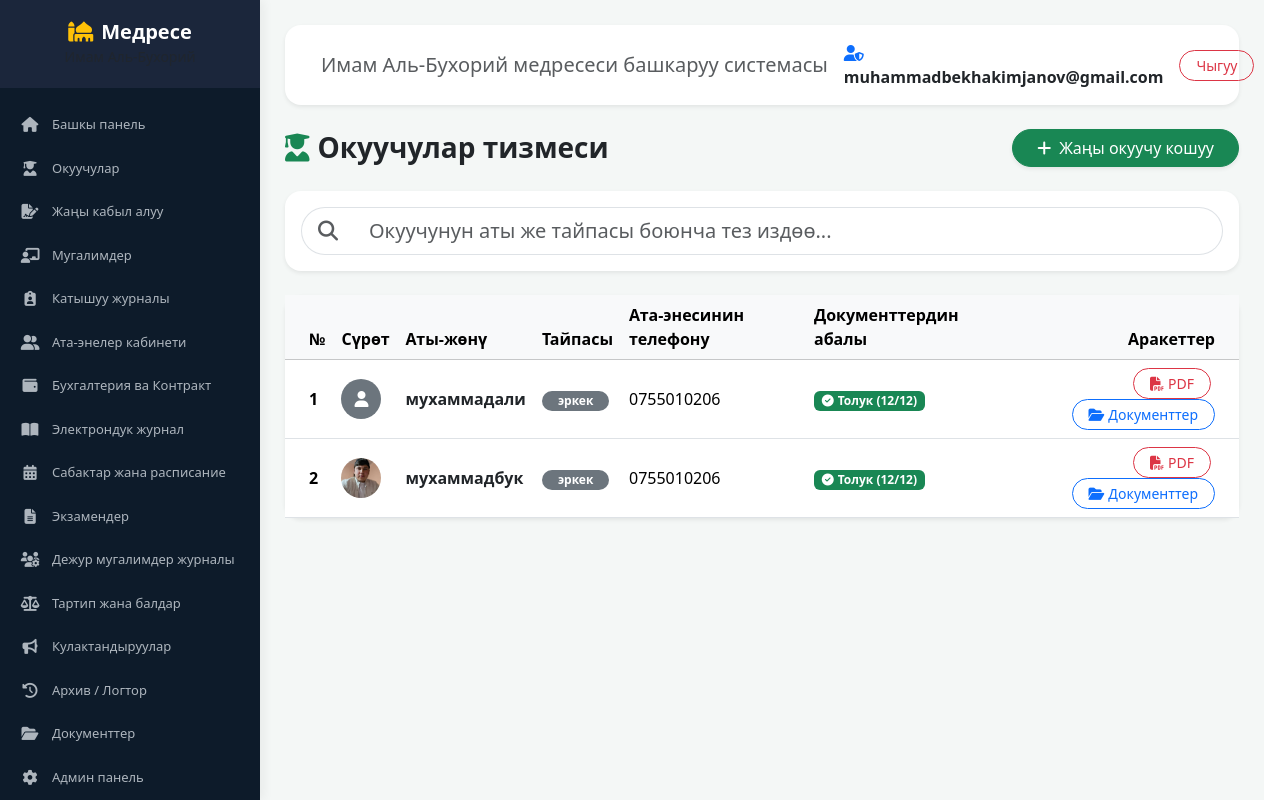
The page /students/ (signed in) on the database its author committed.
### madrasah/accounts/models.py (models this page shows)
class User(AbstractUser):
    middle_name = models.CharField(max_length=150, blank=True, null=True, verbose_name="Атасынын аты")
    phone = models.CharField(max_length=20, blank=True, null=True, verbose_name="Телефон номери")
    role = models.CharField(
        max_length=20,
        choices=[('student', 'Окуучу'), ('teacher', 'Мугалим'), ('admin', 'Админ')],
        default='student',
        verbose_name="Ролу"
    )

### madrasah/core/models.py (models this page shows, shortened)
class Student(models.Model):
    photo = models.ImageField(
        upload_to='students/', blank=True, null=True, verbose_name='Сүрөтү'
    )
    name = models.CharField(max_length=100, verbose_name='Аты-жөнү')
    group = models.CharField(max_length=50, verbose_name='Тайпасы')
    birth_date = models.DateField(
        null=True, blank=True, verbose_name='Туулган күнү'
    )
    phone = models.CharField(max_length=20, blank=True, verbose_name='Телефон номери')
    contract_amount = models.DecimalField(
        max_digits=10, decimal_places=2, default=0.00, verbose_name='Контракт суммасы'
    )
    doc_1_application = models.BooleanField(default=False, verbose_name='1. Мүдүрдүн атына арыз')
    doc_2_passport = models.BooleanField(default=False, verbose_name='2. Паспорт же туулгандыгы тууралуу күбөлүк')
    doc_3_certificate = models.BooleanField(default=False, verbose_name='3. 9-классты бүтүргөндүгү күбөлүк/аттестат/диплом')
    doc_4_reference = models.BooleanField(default=False, verbose_name='4. Акыркы окуган/иштеген жеринен мүнөздөмө')
    doc_5_military = models.BooleanField(default=False, verbose_name='5. Аскердик каттоо күбөлүгү же приписной')
    doc_6_juvenile = models.BooleanField(default=False, verbose_name='6. ИИБдө ИЖИ каттоодо турбайт деген маалымат')
    doc_7_no_criminal = models.BooleanField(default=False, verbose_name='7. Соттолгон эмес деген маалымат')
    doc_8_photos = models.BooleanField(default=False, verbose_name='8. 3x4 өлчөмүндөгү сүрөт (6 даана)')
    doc_9_exam_sheet = models.BooleanField(default=False, verbose_name='9. Кабыл алуу сынагынын ведомосту')
    doc_10_contract = models.BooleanField(default=False, verbose_name='10. Келишим')
    doc_11_parent_passport = models.BooleanField(default=False, verbose_name='11. Ата-энесинин паспортунан көчүрмө')
    doc_12_residence = models.BooleanField(default=False, verbose_name='12. Жашаган жеринен маалымат')
    @property
    def is_documents_complete(self):
        docs = [
            self.doc_1_application, self.doc_2_passport, self.doc_3_certificate,
            self.doc_4_reference, self.doc_5_military, self.doc_6_juvenile,
            self.doc_7_no_criminal, self.doc_8_photos, self.doc_9_exam_sheet,
            self.doc_10_contract, self.doc_11_parent_passport, self.doc_12_residence
        ]
        return all(docs)
    class Meta:
        verbose_name = 'Студент'
        verbose_name_plural = 'Студенттер'

### madrasah/core/views.py (the view, shortened to what this page needs)
# urls.py: path('students/', views.students_list_view, name='students_list'),
@login_required
def students_list_view(request):
    students = Student.objects.all()
    return render(request, "core/students_list.html", {"students": students})

### madrasah/core/context_processors.py (called while the page is built)
def menu(request):
    if request.user.is_authenticated:
        return {"menu_items": MENU.get(request.user.role, [])}
    return {"menu_items": []}

### madrasah/templates/core/students_list.html (shortened to what this page needs)
{% extends 'base.html' %}
{% block content %}
<div class="d-flex justify-content-between align-items-center mb-4">
    <h3 class="fw-bold text-dark mb-0">
        <i class="fa-solid fa-user-graduate text-success me-2"></i>Окуучулар тизмеси
    </h3>
    <button class="btn btn-success rounded-pill px-4 shadow-sm" data-bs-toggle="modal" data-bs-target="#addStudentModal">
        <i class="fa-solid fa-plus me-2"></i>Жаңы окуучу кошуу
    </button>
</div>
<div class="card border-0 shadow-sm rounded-4 mb-4">
    <div class="card-body p-3">
        <div class="input-group input-group-lg">
            <span class="input-group-text bg-white border-end-0 rounded-start-pill ps-3 text-muted">
                <i class="fa-solid fa-search"></i>
            </span>
            <input type="text" id="studentSearchInput" class="form-control border-start-0 rounded-end-pill shadow-none" placeholder="Окуучунун аты же тайпасы боюнча тез издөө...">
        </div>
    </div>
</div>
<div class="card border-0 shadow-sm rounded-4">
    <div class="card-body p-0">
        <div class="table-responsive">
            <table class="table table-hover align-middle mb-0" id="studentsTable">
                <thead class="table-light">
                    <tr>
                        <th class="ps-4">№</th>
                        <th>Сүрөт</th>
                        <th>Аты-жөнү</th>
                        <th>Тайпасы</th>
                        <th>Ата-энесинин телефону</th>
                        <th>Документтердин абалы</th>
                        <th class="text-end pe-4">Аракеттер</th>
                    </tr>
                </thead>
                <tbody>
                    {% for student in students %}
                    <tr class="student-row">
                        <td class="ps-4 fw-bold">{{ forloop.counter }}</td>
                        <td>
                            {% if student.photo %}
                                <img src="{{ student.photo.url }}" class="rounded-circle" width="40" height="40" style="object-fit: cover;">
                            {% else %}
                                <div class="rounded-circle bg-secondary text-white d-flex align-items-center justify-content-center" style="width: 40px; height: 40px;">
                                    <i class="fa fa-user"></i>
                                </div>
                            {% endif %}
                        </td>
                        <td class="fw-semibold text-dark student-name">{{ student.name }}</td>
                        <td><span class="badge bg-secondary rounded-pill px-3 student-group">{{ student.group|default:"1-тайпа" }}</span></td>
                        <td>{{ student.phone|default:"-" }}</td>
                        <td>
                            {% if student.is_documents_complete %}
                                <span class="badge bg-success"><i class="fa fa-check-circle me-1"></i>Толук (12/12)</span>
                            {% else %}
                                <span class="badge bg-danger"><i class="fa fa-exclamation-triangle me-1"></i>Чала: {{ student.missing_documents_count }} жетишпейт</span>
                            {% endif %}
                        </td>
                        <td class="text-end pe-4">
                            <a href="{% url 'export_student_pdf' student.id %}" class="btn btn-sm btn-outline-danger rounded-pill px-3 me-1">
                                <i class="fa-solid fa-file-pdf me-1"></i>PDF
                            </a>
                            <a href="{% url 'student_documents' student.id %}" class="btn btn-sm btn-outline-primary rounded-pill px-3">
                                <i class="fa-solid fa-folder-open me-1"></i>Документтер
                            </a>
                        </td>
                    </tr>
                    {% empty %}
                    <tr>
                        <td colspan="7" class="text-center py-4 text-muted">Окуучулар табылган жок.</td>
                    </tr>
                    {% endfor %}
                </tbody>
            </table>
        </div>
    </div>
</div>
{% endblock %}

### madrasah/templates/base.html (shortened to what this page needs)
{% load static %}
<!DOCTYPE html>
<html lang="ky">
<head>
    <link href="https://cdn.jsdelivr.net/npm/bootstrap@5.3.2/dist/css/bootstrap.min.css" rel="stylesheet">
    <link rel="stylesheet" href="https://cdnjs.cloudflare.com/ajax/libs/font-awesome/6.4.2/css/all.min.css">
</head>
<body>
    <nav id="sidebar">
        <div class="sidebar-header">
            <h5 class="fw-bold mb-0 text-white"><i class="fa-solid fa-mosque me-2 text-warning"></i>Медресе</h5>
            <small class="text-muted">Имам Аль-Бухорий</small>
        </div>
        <ul class="list-unstyled components">
            <li>
                <a href="{% url 'dashboard' %}"><i class="fa-solid fa-house"></i> Башкы панель</a>
            </li>
            <li>
                <a href="{% url 'students_list' %}"><i class="fa-solid fa-user-graduate"></i> Окуучулар</a>
            </li>
            <li>
                <a href="{% url 'students_list' %}"><i class="fa-solid fa-file-signature"></i> Жаңы кабыл алуу</a>
            </li>
            <li>
                <a href="{% url 'teachers_list' %}"><i class="fa-solid fa-chalkboard-user"></i> Мугалимдер</a>
            </li>
            <li>
                <a href="{% url 'attendance' %}"><i class="fa-solid fa-clipboard-user"></i> Катышуу журналы</a>
            </li>
            <li>
                <a href="{% url 'parents_cabinet' %}"><i class="fa-solid fa-user-group"></i> Ата-энелер кабинети</a>
            </li>
            <li>
                <a href="{% url 'accounting' %}"><i class="fa-solid fa-wallet"></i> Бухгалтерия ва Контракт</a>
            </li>
            <li>
                <a href="{% url 'gradebook' %}"><i class="fa-solid fa-book-open"></i> Электрондук журнал</a>
            </li>
            <li>
                <a href="{% url 'schedule_list' %}"><i class="fa-solid fa-calendar-days"></i> Сабактар жана расписание</a>
            </li>
            <li>
                <a href="{% url 'exams_list' %}"><i class="fa-solid fa-file-lines"></i> Экзамендер</a>
            </li>
            <li>
                <a href="{% url 'duty_schedule_list' %}"><i class="fa-solid fa-users-gear"></i> Дежур мугалимдер журналы</a>
            </li>
            <li>
                <a href="{% url 'discipline' %}"><i class="fa-solid fa-scale-balanced"></i> Тартип жана балдар</a>
            </li>
            <li>
                <a href="{% url 'announcements_list' %}"><i class="fa-solid fa-bullhorn"></i> Кулактандыруулар</a>
            </li>
            <li>
                <a href="{% url 'audit_list' %}"><i class="fa-solid fa-clock-rotate-left"></i> Архив / Логтор</a>
            </li>
            <li>
                <a href="{% url 'documents' %}"><i class="fa-solid fa-folder-open"></i> Документтер</a>
            </li>
            <li>
                <a href="{% url 'admin_management' %}"><i class="fa-solid fa-gear"></i> Админ панель</a>
            </li>
        </ul>
    </nav>
    <div id="content">
        <nav class="navbar navbar-expand-lg navbar-light bg-white rounded-4 shadow-sm mb-4 px-4 py-3">
            <div class="container-fluid">
                <span class="navbar-brand mb-0 h6 text-muted">Имам Аль-Бухорий медресеси башкаруу системасы</span>
                <div class="d-flex align-items-center gap-3">
                    <span class="fw-bold text-dark"><i class="fa-solid fa-user-shield me-1 text-primary"></i> {{ user.username|default:"Администратор" }}</span>
                    <a href="{% url 'logout' %}" class="btn btn-outline-danger btn-sm rounded-pill px-3">Чыгуу</a>
                </div>
            </div>
        </nav>
        {% block content %}
        {% endblock %}
    </div>
</body>
</html>

### madrasah/templates/base.html (style rules this page uses)
:root { --sidebar-width: 260px; --primary-color: #0d1b2a; --secondary-color: #1b263b; }
body { background-color: #f4f7f6; font-family: 'Segoe UI', Tahoma, Geneva, Verdana, sans-serif; }
#sidebar { position: fixed; top: 0; left: 0; height: 100vh; width: var(--sidebar-width); background-color: var(--primary-color); color: #fff; transition: all 0.3s; z-index: 1000; overflow-y: auto; box-shadow: 4px 0 10px rgba(0,0,0,0.05); }
#sidebar .sidebar-header { padding: 20px; background-color: var(--secondary-color); text-align: center; }
#sidebar ul.components { padding: 15px 0; }
#sidebar ul li a { padding: 12px 20px; display: flex; align-items: center; color: #adb5bd; text-decoration: none; transition: 0.2s; font-size: 13px; }
#sidebar ul li a i { margin-right: 12px; width: 20px; text-align: center; font-size: 15px; }
#content { margin-left: var(--sidebar-width); padding: 25px; }

### rows shown on the page
User: username "muhammadbekhakimjanov@gmail.com"
Student: name "мухаммадали", group "эркек", phone "0755010206", doc_1_application True (drawn)
Student: photo (picture), name "мухаммадбук", group "эркек", phone "0755010206", doc_1_application True (drawn)
